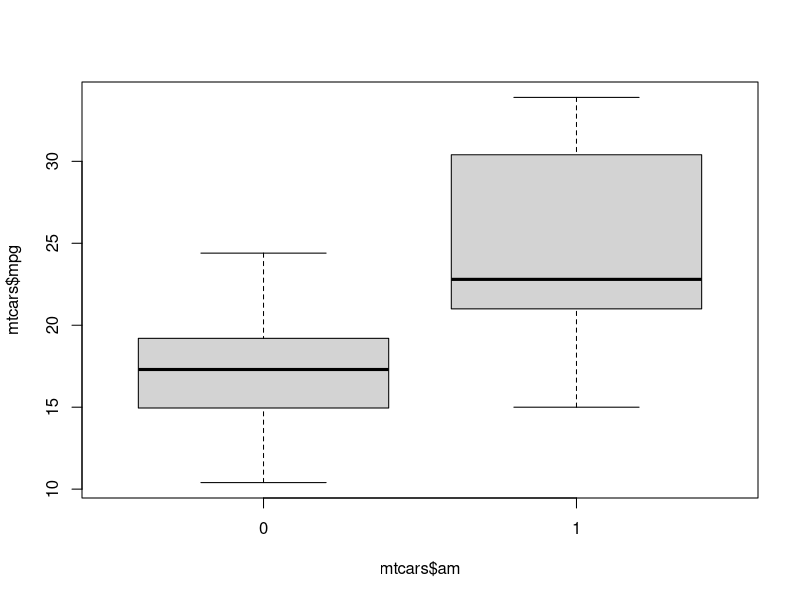
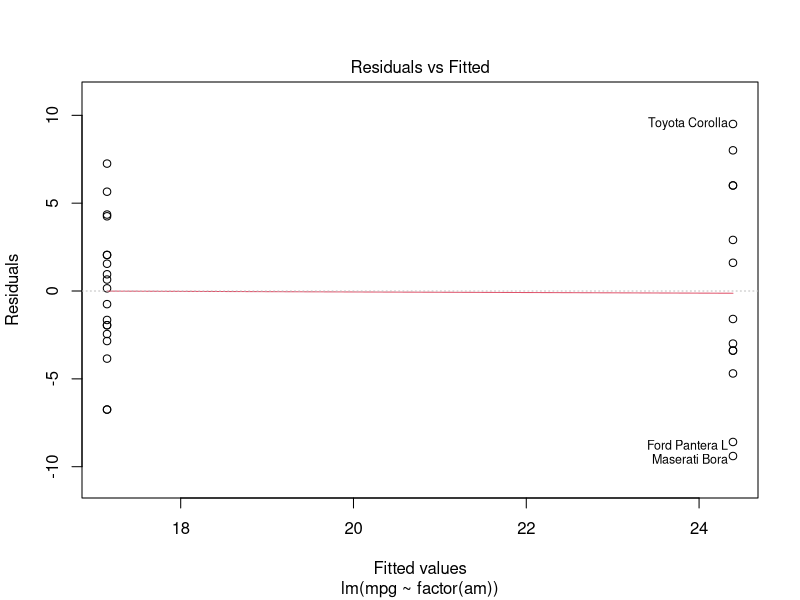
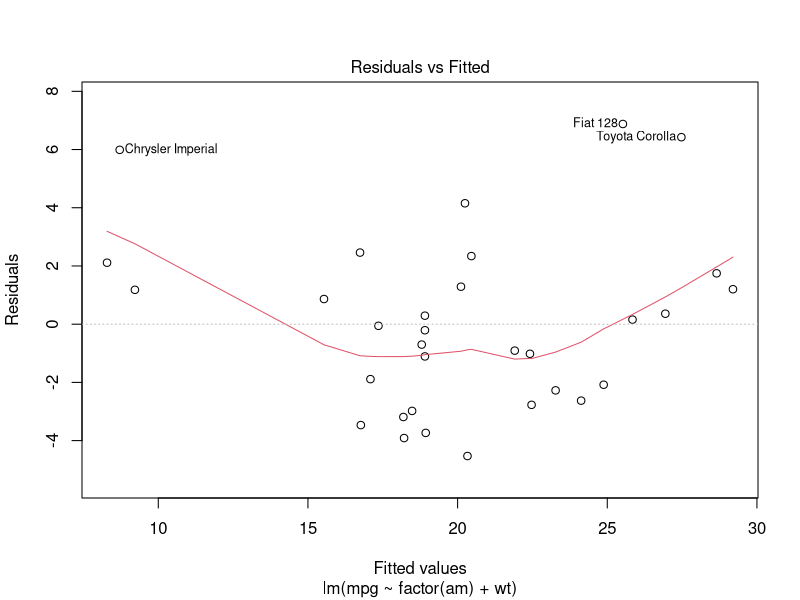
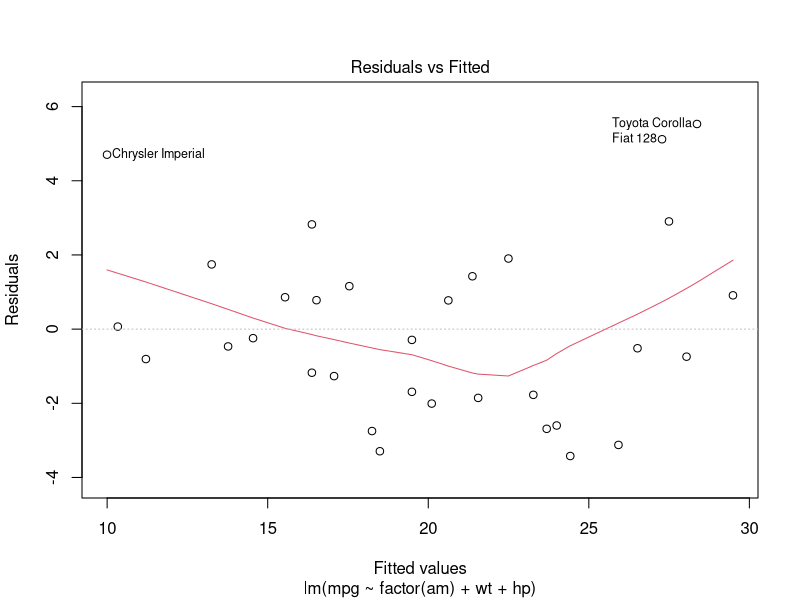
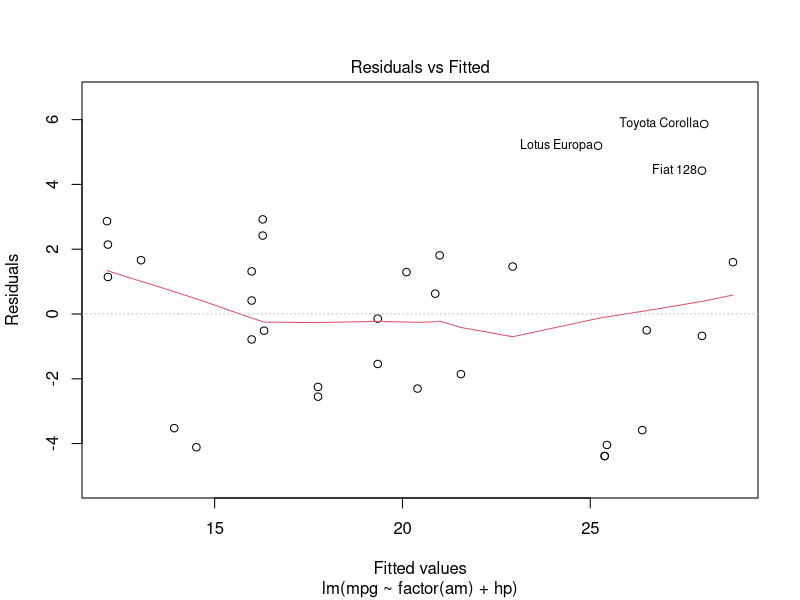

These figures' R source, in order:
## ---- chunk 1
data(mtcars)
## ---- chunk 2
boxplot(mtcars$mpg~mtcars$am)
## ---- chunk 3
fit1<-lm(mpg~factor(am),data=mtcars)
fit2<-lm(mpg~factor(am)+wt,data=mtcars)
fit3<-lm(mpg~factor(am)+wt+hp,data=mtcars)
fit4<-lm(mpg~factor(am)+hp,data=mtcars)
## ---- chunk 4
summary(fit4)
## ---- chunk 5
plot(fit1,which=1)
plot(fit2,which=1)
plot(fit3,which=1)
plot(fit4, which=1)
